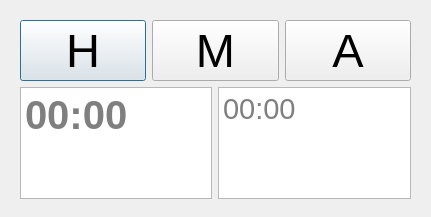
<?xml version="1.0" encoding="UTF-8"?>
<ui version="4.0">
 <class>Dialog</class>
 <widget class="QDialog" name="Dialog">
  <property name="geometry">
   <rect>
    <x>0</x>
    <y>0</y>
    <width>431</width>
    <height>217</height>
   </rect>
  </property>
  <property name="windowTitle">
   <string>Dialog</string>
  </property>
  <widget class="QWidget" name="verticalLayoutWidget">
   <property name="geometry">
    <rect>
     <x>20</x>
     <y>20</y>
     <width>391</width>
     <height>179</height>
    </rect>
   </property>
   <layout class="QVBoxLayout" name="verticalLayout">
    <item>
     <layout class="QHBoxLayout" name="horizontalLayout">
      <item>
       <widget class="QPushButton" name="pushHRS">
        <property name="font">
         <font>
          <pointsize>35</pointsize>
         </font>
        </property>
        <property name="text">
         <string>H</string>
        </property>
       </widget>
      </item>
      <item>
       <widget class="QPushButton" name="pushMIN">
        <property name="font">
         <font>
          <pointsize>35</pointsize>
         </font>
        </property>
        <property name="text">
         <string>M</string>
        </property>
       </widget>
      </item>
      <item>
       <widget class="QPushButton" name="pushALARM">
        <property name="font">
         <font>
          <pointsize>35</pointsize>
         </font>
        </property>
        <property name="text">
         <string>A</string>
        </property>
       </widget>
      </item>
     </layout>
    </item>
    <item>
     <layout class="QHBoxLayout" name="horizontalLayout_2">
      <item>
       <widget class="QTextBrowser" name="text">
        <property name="baseSize">
         <size>
          <width>0</width>
          <height>0</height>
         </size>
        </property>
        <property name="font">
         <font>
          <pointsize>30</pointsize>
          <weight>75</weight>
          <bold>true</bold>
         </font>
        </property>
        <property name="placeholderText">
         <string>00:00</string>
        </property>
       </widget>
      </item>
      <item>
       <widget class="QTextBrowser" name="AlarmTime">
        <property name="sizePolicy">
         <sizepolicy hsizetype="Expanding" vsizetype="Expanding">
          <horstretch>0</horstretch>
          <verstretch>0</verstretch>
         </sizepolicy>
        </property>
        <property name="font">
         <font>
          <pointsize>22</pointsize>
          <italic>false</italic>
          <underline>false</underline>
          <strikeout>false</strikeout>
         </font>
        </property>
        <property name="autoFillBackground">
         <bool>false</bool>
        </property>
        <property name="placeholderText">
         <string>00:00</string>
        </property>
       </widget>
      </item>
     </layout>
    </item>
   </layout>
  </widget>
 </widget>
 <resources/>
 <connections/>
</ui>
